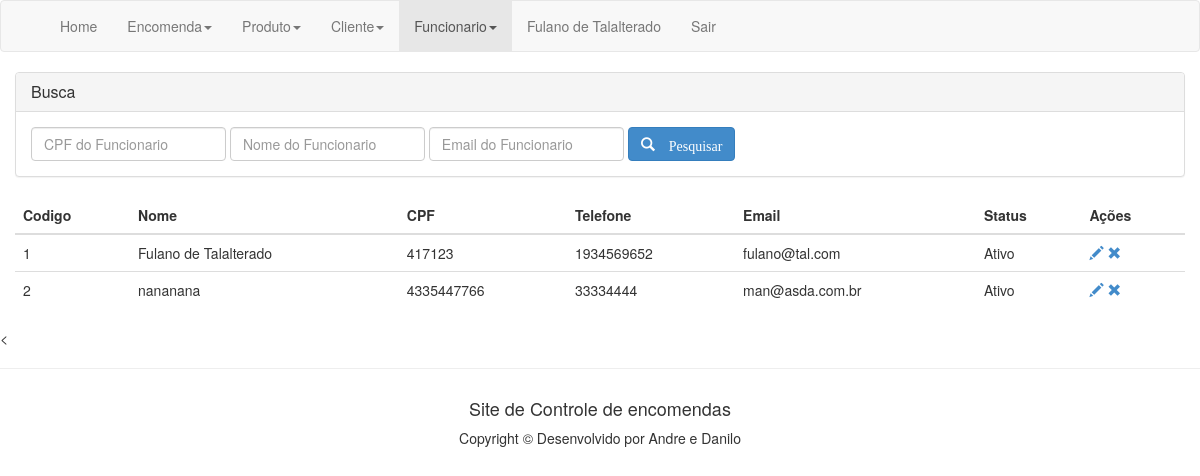
Page /conFuncionario.php (signed in) on the committed database.
### tables this page shows
CREATE TABLE IF NOT EXISTS `funcionario` (
`codigo_func` int(11) NOT NULL,
  `nome` varchar(250) NOT NULL,
  `cpf` varchar(250) DEFAULT NULL,
  `telefone` varchar(50) DEFAULT NULL,
  `email` varchar(250) NOT NULL,
  `senha` varchar(250) NOT NULL,
  `status` binary(1) DEFAULT '0'
);

### conFuncionario.php (the view, shortened to what this page needs)
<!DOCTYPE html>
<html lang="pt_BR">
<head>
	<link rel="stylesheet" type="text/css" href="css/bootstrap.css">
</head>
<body>
	<div class="navbar navbar-default" role="navigation">
	    <div class="container">
			<div class="navbar-collapse collapse">
			    <ul class="nav navbar-nav navbar-left">
					<li><a href="home.php">Home</a></li>
					<li class="dropdown">
					    <a href="#" class="dropdown-toggle" data-toggle="dropdown">Encomenda<b class="caret"></b></a>
					</li>
					<li class="dropdown">
					    <a href="#" class="dropdown-toggle" data-toggle="dropdown">Produto<b class="caret"></b></a>
					</li>
					<li class="dropdown">
					    <a href="#" class="dropdown-toggle" data-toggle="dropdown">Cliente<b class="caret"></b></a>
					</li>
					<li class="dropdown active">
					    <a href="#" class="dropdown-toggle" data-toggle="dropdown">Funcionario<b class="caret"></b></a>
					</li>
					<li><a><?php echo $_SESSION['nomeF'];?></a></li>
					<li><a href="?sair=true">Sair</a></li>
			    </ul>
			</div>
	    </div>
	</div>
<div class="container">
	<div class="row">
		<div class="panel-group" id="accordion">
		  	<div class="panel panel-default">
		        <div class="panel-heading">
		          <h4 class="panel-title">
		            <a data-toggle="collapse" data-parent="#accordion" href="#collapseOne">Busca</a>
		          </h4>
		        </div>
		        <div id="collapseOne" class="panel-collapse collapse in">
		          <div class="panel-body">
		            <form class="form-inline" method="POST" action="">
						<fieldset>
							<div class="form-group">
						    	<input type="number" class="form-control" name="ibcpf" placeholder="CPF do Funcionario">
						    </div>
						    <div class="form-group">
						        <input type="text" class="form-control" name="ibnome" placeholder="Nome do Funcionario">
						    </div>
						    <div class="form-group">
						        <input type="text" class="form-control" name="ibemail" placeholder="Email do Funcionario">
						    </div>
						    <div class="form-group">
						            <button type="submit" class="btn btn-primary" name="btnPesq">
						            	<i class="glyphicon glyphicon-search"> Pesquisar </i>
						            </button>
						    </div>
					    </fieldset>
					</form>
		          </div>
		        </div>
		  	</div>
		</div>
	<table cellpadding="0" cellspacing="0" class="table">
		<thead>
			<th>Codigo</th>
			<th>Nome</th>
			<th>CPF</th>
			<th>Telefone</th>
			<th>Email</th>
			<th>Status</th>
			<th>Ações</th>
		</thead>
		<tbody>
				<?php
				$link = conectar();
				$condicao = "";
				$sql = "SELECT * FROM funcionario" . $condicao ;
				$res = mysqli_query($link,$sql);
				while ($dados = mysqli_fetch_array($res)){
					echo "<tr>";
					echo "<td>".$dados['codigo_func']."</td>";
					echo "<td>".$dados['nome']."</td>";
					echo "<td>".$dados['cpf']."</td>";
					echo "<td>".$dados['telefone']."</td>";
					echo "<td>".$dados['email']."</td>";
					if($dados['status']==1){
						echo "<td><spam>Ativo</spam></td>";
					}else{
						echo "<td><spam>Desativado</spam></td>";
					}
					$id = base64_encode($dados['codigo_func']);
					echo "<td><a href='frmFuncionario.php?tela=editar&id=".$id."' title='Editar Funcionario'> <spam class='glyphicon glyphicon-pencil'> </spam> </a>";
					echo "<a href='frmFuncionario.php?tela=excluir&id=".$id."' title='Excluir Funcionario'> <spam class='glyphicon glyphicon-remove'> </spam> </a>";
					echo "</td>";
					echo "</tr>";
				}
				?>
		</tbody>
	</table>
	</div>
</div>
	<<footer id="footer">
	<hr>
	<div class="container">
		<div class="col-lg-4 text-center"></div>
		<div class="col-lg-4 text-center">
			<h4 class='intro-text text-center'>
				Site de Controle de encomendas
			</h4>
		</div>
		<div class="col-lg-4 text-center"></div>
	</div>
	<div class="container">
		<div class="col-lg-4 text-center"></div>
		<div class="col-lg-4 text-center">
				Copyright &copy; Desenvolvido por Andre e Danilo
		</div>
		<div class="col-lg-4 text-center"></div>
	</div>
</footer>
</body>
</html>

### rows in the picture
funcionario: codigo_func "1", nome "Fulano de Talalterado", cpf "417123", telefone "1934569652", email "fulano@tal.com", status "Ativo"
funcionario: codigo_func "2", nome "nananana", cpf "4335447766", telefone "33334444", email "man@asda.com.br", status "Ativo"

### other values in the picture
$_SESSION['nomeF'] "Fulano de Talalterado"
